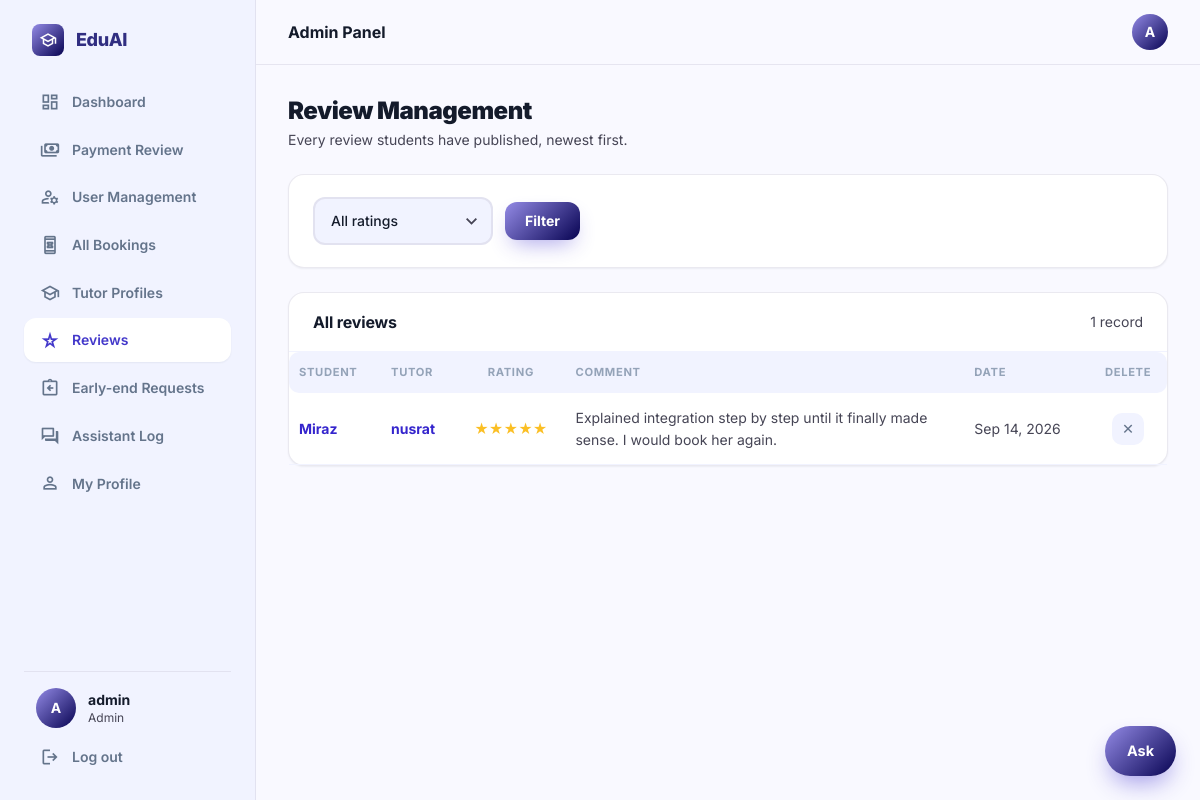
Screenshot of /admin-panel/reviews/ (signed in) with the database file from the repository.
### accounts/models.py (models this page shows, shortened)
class User(AbstractUser):
    ROLE_CHOICES = (
        ('student', 'Student'),
        ('tutor', 'Tutor'),
    )
    VERIFICATION_STATUS_CHOICES = (
        ('unverified', 'Not submitted'),
        ('pending', 'Pending review'),
        ('verified', 'Verified'),
        ('rejected', 'Rejected'),
    )
    role = models.CharField(max_length=10, choices=ROLE_CHOICES)
    avatar = models.ImageField(upload_to='avatars/', blank=True, null=True)
    phone = models.CharField(max_length=20, blank=True, null=True)
    education = models.CharField(max_length=150, blank=True, null=True,
                                  help_text='e.g. BSc in CSE, Dhaka University')
    id_card_number = models.CharField(max_length=40, blank=True, null=True,
                                      help_text='University ID card number')
    id_card_front = models.ImageField(upload_to='id_cards/', storage=private_storage,
                                      blank=True, null=True)
    id_card_back = models.ImageField(upload_to='id_cards/', storage=private_storage,
                                     blank=True, null=True)
    bio = models.TextField(blank=True, null=True)
    nid_number = models.CharField(max_length=30, blank=True, null=True)
    nid_image = models.ImageField(upload_to='nid_cards/', storage=private_storage,
                                  blank=True, null=True,
                                  help_text='Photo/scan of the NID — required for tutor registration')
    nid_verification_status = models.CharField(
        max_length=10, choices=VERIFICATION_STATUS_CHOICES, default='unverified',
    )

### reviews/models.py (models this page shows, shortened)
class Review(models.Model):
    booking = models.OneToOneField(Booking, on_delete=models.CASCADE, related_name='review')
    rating = models.IntegerField(choices=[(i, i) for i in range(1, 6)])
    comment = models.TextField()
    created_at = models.DateTimeField(auto_now_add=True)

### bookings/models.py (models this page shows, shortened)
class Booking(models.Model):
    STATUS_CHOICES = (
        ('pending', 'Pending'),
        ('confirmed', 'Confirmed'),
        ('completed', 'Completed'),
        ('rejected', 'Rejected'),
        ('cancelled', 'Cancelled'),
    )
    student = models.ForeignKey(User, on_delete=models.CASCADE, related_name='student_bookings')
    tutor = models.ForeignKey(User, on_delete=models.CASCADE, related_name='tutor_bookings')
    date     = models.DateField()
    months   = models.PositiveIntegerField(default=1, validators=[MinValueValidator(1)])
    course   = models.ForeignKey(
        Course, on_delete=models.SET_NULL,
        null=True, blank=True, related_name='bookings'
    )
    status   = models.CharField(max_length=10, choices=STATUS_CHOICES, default='pending')
    agreed_monthly_rate = models.DecimalField(
        max_digits=10, decimal_places=2, null=True, blank=True,
        help_text='Monthly rate captured at booking time'
    )
    meet_link = models.URLField(blank=True, default='', help_text='Google Meet / Zoom link set by tutor')
    tutor_message = models.TextField(blank=True, default='', help_text='Message from tutor to student')
    created_at = models.DateTimeField(auto_now_add=True)
    updated_at = models.DateTimeField(auto_now=True)
    class Meta:
        ordering = ['-created_at']

### quick_tutor/admin_views.py (the view)
        def wrapper(request, *args, **kwargs):
            if not request.user.is_authenticated:
                return redirect('login')
            if not test(request.user):
                messages.error(request, denial)
                return redirect('home')
            return view_fn(request, *args, **kwargs)

### chatbot/context_processors.py (called while the page is built)
def assistant(request):
    return {'chat_starters': json.dumps(list(_starters(request.user)))}

### chatbot/views.py (called while the page is built, shortened)
def _starters(user):
    if not user.is_authenticated:
        return ('How much does a tutor cost?',
                'How do I book a tutor?',
                'How do refunds work?',
                'How do I become a tutor?')
    if user.is_staff or user.is_superuser:
        return ('What needs reviewing?',
                'How many payments are waiting?',
                'How much is owed in refunds?')

### quick_tutor/admin_views.py (called while the page is built)
def _gate(test, denial):
    def decorator(view_fn):
        def wrapper(request, *args, **kwargs):
            if not request.user.is_authenticated:
                return redirect('login')
            if not test(request.user):
                messages.error(request, denial)
                return redirect('home')
            return view_fn(request, *args, **kwargs)
        wrapper.__name__ = view_fn.__name__
        wrapper.__doc__ = view_fn.__doc__
        return wrapper
    return decorator

@staff_required
def admin_reviews(request):
    rating_filter = request.GET.get('rating', '')
    reviews = Review.objects.select_related('booking__student', 'booking__tutor').order_by('-created_at')
    if rating_filter:
        reviews = reviews.filter(rating=rating_filter)
    context = {'reviews': reviews, 'rating_filter': rating_filter}
    return render(request, 'admin_panel/reviews.html', context)

### quick_tutor/templatetags/assets.py (called while the page is built)
def _version(path):
    try:
        absolute = finders.find(path)
        if absolute and os.path.exists(absolute):
            return str(int(os.path.getmtime(absolute)))
    except Exception:                      # pragma: no cover - never break a page
        pass
    return ''

@register.simple_tag
def static_v(path):
    url = static(path)
    if settings.DEBUG:
        stamp = _version(path)
    else:
        if path not in _versions:
            _versions[path] = _version(path)
        stamp = _versions[path]
    return f'{url}?v={stamp}' if stamp else url

### templates/admin_panel/reviews.html (shortened to what this page needs)
{% extends 'base/luminary_base.html' %}
{% block page_title %}Review Management{% endblock %}
{% block nav_admin_reviews %}is-active{% endblock %}
{% block page_subtitle %}
<p>Every review students have published, newest first.</p>
{% endblock %}
{% block content %}
<div class="stack">
  <form method="GET" class="card">
    <div class="card__body row">
      <div class="field" style="min-width:180px">
        <select name="rating" id="f-rating">
          <option value="" {% if not rating_filter %}selected{% endif %}>All ratings</option>
        </select>
      </div>
      <button type="submit" class="btn btn--primary">Filter</button>
    </div>
  </form>
  <section class="card">
    <div class="card__head">
      <h3>All reviews</h3>
      <span class="small muted">{{ reviews|length }} record{{ reviews|length|pluralize }}</span>
    </div>
    <div class="tablewrap">
      <table class="data">
        <thead>
          <tr>
            <th>Student</th><th>Tutor</th><th class="center">Rating</th>
            <th>Comment</th><th>Date</th><th class="center">Delete</th>
          </tr>
        </thead>
        <tbody>
          {% for r in reviews %}
          <tr>
            <td><a href="/admin-panel/users/{{ r.booking.student.id }}/" class="strong">{{ r.booking.student.username }}</a></td>
            <td><a href="/admin-panel/users/{{ r.booking.tutor.id }}/" class="strong">{{ r.booking.tutor.username }}</a></td>
            <td class="center">
              <span class="rating__stars">{% for i in "12345" %}{% if forloop.counter <= r.rating %}★{% else %}☆{% endif %}{% endfor %}</span>
            </td>
            <td class="small muted" style="max-width:340px">{{ r.comment|truncatechars:90 }}</td>
            <td class="small muted nowrap">{{ r.created_at|date:"M d, Y" }}</td>
            <td class="center">
              <a href="/admin-panel/reviews/{{ r.id }}/delete/" class="iconbtn iconbtn--danger" title="Delete">✕</a>
            </td>
          </tr>
          {% empty %}
          <tr><td colspan="6">
            <div class="empty"><h3>No reviews yet</h3><p>Reviews appear once students complete their courses.</p></div>
          </td></tr>
          {% endfor %}
        </tbody>
      </table>
    </div>
  </section>
</div>
{% endblock %}

### templates/base/luminary_base.html (shortened to what this page needs)
<!DOCTYPE html>
{% load static %}
{% load assets %}
<html lang="en">
<head>
<link rel="stylesheet" href="{% static_v 'css/eduai.css' %}"/>
</head>
<body>
<div class="app">
<aside class="sidebar">
  <a href="/" class="brand">
    <span class="brand__tile"><span class="ms" aria-hidden="true">school</span></span>
    EduAI
  </a>
  <nav class="sidenav" aria-label="Main">
    {% if user.is_authenticated %}
    <a href="/dashboard/" class="{% block nav_dashboard %}{% endblock %}"><span class="ms" aria-hidden="true">dashboard</span> Dashboard</a>
    {% endif %}
    {% if not user.is_authenticated %}
    <a href="/"><span class="ms" aria-hidden="true">home</span> Home</a>
    <a href="/tutors/" class="{% block nav_browse %}{% endblock %}"><span class="ms" aria-hidden="true">search</span> Find Tutors</a>
    <a href="/reviews/" class="{% block nav_reviews %}{% endblock %}"><span class="ms" aria-hidden="true">star_rate</span> Student Reviews</a>
    {% elif user.is_superuser or user.is_staff %}
    <a href="/payments/manage/" class="{% block nav_pay_admin %}{% endblock %}"><span class="ms" aria-hidden="true">payments</span> Payment Review</a>
    <a href="/admin-panel/users/" class="{% block nav_admin_users %}{% endblock %}"><span class="ms" aria-hidden="true">manage_accounts</span> User Management</a>
    <a href="/admin-panel/bookings/" class="{% block nav_all_bookings %}{% endblock %}"><span class="ms" aria-hidden="true">book_online</span> All Bookings</a>
    <a href="/admin-panel/tutors/" class="{% block nav_admin_tutors %}{% endblock %}"><span class="ms" aria-hidden="true">school</span> Tutor Profiles</a>
    <a href="/admin-panel/reviews/" class="{% block nav_admin_reviews %}{% endblock %}"><span class="ms" aria-hidden="true">star_rate</span> Reviews</a>
    <a href="/admin-panel/requests/" class="{% block nav_admin_requests %}{% endblock %}"><span class="ms" aria-hidden="true">assignment_return</span> Early-end Requests</a>
    <a href="/admin-panel/chat/" class="{% block nav_admin_chat %}{% endblock %}"><span class="ms" aria-hidden="true">forum</span> Assistant Log</a>
    {% endif %}
    {% if user.is_authenticated %}
    <a href="/accounts/profile/" class="{% block nav_profile %}{% endblock %}"><span class="ms" aria-hidden="true">person</span> My Profile</a>
    {% endif %}
  </nav>
  <div class="sidebar__foot">
    {% if user.is_authenticated %}
    <div class="sidebar__user">
      {% if user.avatar %}
        <img src="{{ user.avatar.url }}" alt="" class="avatar" style="width:40px;height:40px;border-radius:9999px">
      {% else %}
        <span class="avatar" style="width:40px;height:40px;border-radius:9999px">{{ user.username|upper|first }}</span>
      {% endif %}
      <div style="min-width:0">
        <p class="sidebar__name">{{ user.get_full_name|default:user.username }}</p>
        <p class="sidebar__role">{% if user.is_superuser or user.is_staff %}Admin{% else %}{{ user.role }}{% endif %}</p>
      </div>
    </div>
    <a href="/accounts/logout/" class="sidebar__logout"><span class="ms" aria-hidden="true">logout</span> Log out</a>
    {% else %}
    <a href="/accounts/register/" class="btn btn--primary btn--block">Join for free</a>
    <a href="/accounts/login/" class="btn btn--secondary btn--block">Log in</a>
    {% endif %}
  </div>
</aside>
<div class="app__main">
  <header class="appbar">
    <p class="appbar__title">{% block appbar_title %}{% if user.is_superuser or user.is_staff %}Admin Panel{% elif user.role == 'student' %}Student Portal{% elif user.role == 'tutor' %}Tutor Portal{% else %}EduAI{% endif %}{% endblock %}</p>
    <div class="appbar__right">
      {% if user.is_authenticated %}
      <a href="/accounts/profile/" title="{{ user.username }}">
        {% if user.avatar %}
          <img src="{{ user.avatar.url }}" alt="{{ user.username }}" class="avatar"/>
        {% else %}
          <span class="avatar">{{ user.username|upper|first }}</span>
        {% endif %}
      </a>
      {% else %}
      <div class="appbar__guest">
        <a href="/accounts/login/" class="btn btn--quiet btn--sm">Log in</a>
        <a href="/accounts/register/" class="btn btn--primary btn--sm">Join</a>
      </div>
      {% endif %}
    </div>
  </header>
  {% block pagehead %}
  <div class="pagehead">
    <div class="container">
      <div class="pagehead__title">
        <h1>{% block page_title %}EduAI{% endblock %}</h1>
      </div>
      {% block page_subtitle %}{% endblock %}
    </div>
  </div>
  {% endblock %}
  {% block main %}
  <main class="page">
    <div class="container">
      {% block content %}{% endblock %}
    </div>
  </main>
  {% endblock %}
</div>
</div>
{% include 'chatbot/widget.html' %}
</body>
</html>

### rows the page displays
User: username|first "A", get_full_name "admin"
Review: booking.student.username "Miraz", booking.tutor.username "nusrat", rating 5 (drawn), comment "Explained integration step by step until it finally made sense. I would book her again.", created_at "Sep 14, 2026"

### other values shown
{{ reviews|length }} "1"
